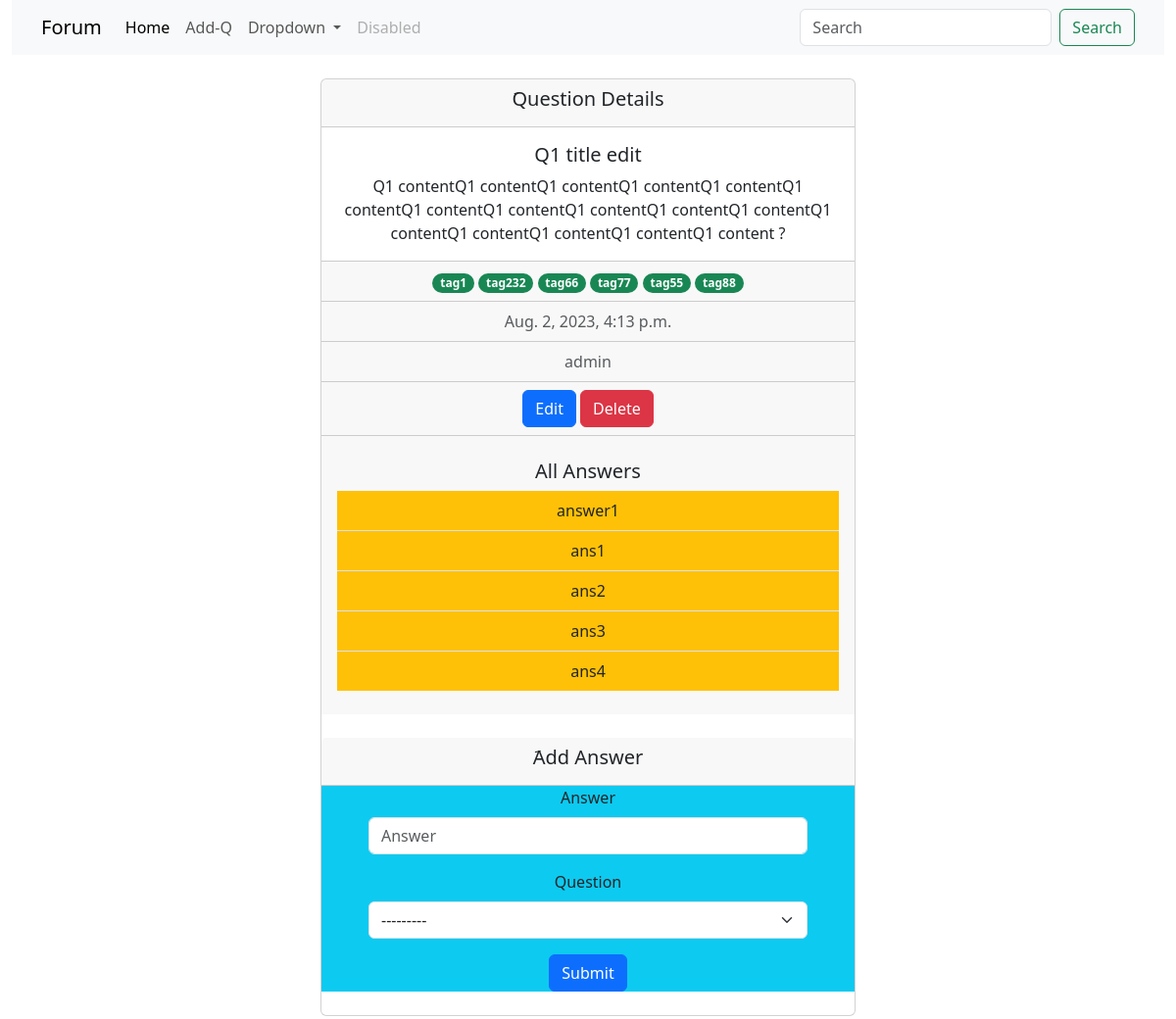
Screenshot of /questions/1 with the database file from the repository.
### forum/models.py (models this page shows, shortened)
class Question(models.Model):
    author = models.ForeignKey(User, related_name='question_user', on_delete=models.CASCADE)
    question = models.CharField(max_length=100)
    created_at = models.DateTimeField(default=timezone.now)
    content = models.TextField(max_length=500)
    tags = TaggableManager()
    def __str__(self):
        return self.question

class Answer(models.Model):
    author = models.ForeignKey(User, related_name='answer_user', on_delete=models.CASCADE)
    answer = models.CharField(max_length=100)
    created_at = models.DateTimeField(default=timezone.now)
    question = models.ForeignKey(Question, related_name='answer_question', on_delete=models.CASCADE)

### forum/views.py (the view, shortened to what this page needs)
# urls.py: path('questions/<int:pk>', QuestionDatail.as_view()),
class QuestionDatail(DetailView):
    model = Question
    template_name = 'forum/question_details.html'
    def get_context_data(self, **kwargs):
        context = super().get_context_data(**kwargs)
        q = self.object
        context['answers'] = Answer.objects.filter(question=q)
        context['answer_form'] = AnswerForm
        return context

### forum/templates/forum/question_details.html (shortened to what this page needs)
<!doctype html>
<html lang="en">
<head>
    <link rel="stylesheet" href="https://cdnjs.cloudflare.com/ajax/libs/bootstrap/5.3.0/css/bootstrap.min.css"
 />
    {% load bootstrap5 %}
    {% bootstrap_css %}
</head>
<body>
    <div class="container-fluid">
        <nav class="navbar navbar-expand-lg bg-body-tertiary">
            <div class="container">
                <a class="navbar-brand" href="#">Forum</a>
                <div class="collapse navbar-collapse" id="navbarSupportedContent">
                    <ul class="navbar-nav me-auto mb-2 mb-lg-0">
                        <li class="nav-item">
                            <a class="nav-link active" aria-current="page"
                                href="http://127.0.0.1:8000/questions/">Home</a>
                        </li>
                        <li class="nav-item">
                            <a class="nav-link" href="http://127.0.0.1:8000/questions/add">Add-Q</a>
                        </li>
                        <li class="nav-item dropdown">
                            <a class="nav-link dropdown-toggle" href="#" role="button" data-bs-toggle="dropdown"
                                aria-expanded="false">
                                Dropdown
                            </a>
                        </li>
                        <li class="nav-item">
                            <a class="nav-link disabled" aria-disabled="true">Disabled</a>
                        </li>
                    </ul>
                    <form class="d-flex" role="search">
                        <input class="form-control me-2" type="search" placeholder="Search" aria-label="Search">
                        <button class="btn btn-outline-success" type="submit">Search</button>
                    </form>
                </div>
            </div>
        </nav>
        <div class="container my-4">
            <div class="row">
                <div class="col-6 mx-auto">
                    <div class="card text-center">
                        <div class="card-header">
                            <h5 class="card-title">َQuestion Details</h5>
                        </div>
                        <div class="card-body">
                            <h5 class="card-title">{{object}}</h5>
                            <p class="card-text">{{object.content}}</p>
                        </div>
                        <div class="card-footer text-body-secondary">
                            {% for tag in object.tags.all %}
                            <span class="badge rounded-pill bg-success">{{tag}}</span>
                            {% endfor %}
                        </div>
                        <div class="card-footer text-body-secondary">{{object.created_at}}</div>
                        <div class="card-footer text-body-secondary">{{object.author}}</div>
                        <div class="card-footer text-body-secondary">
                            <a href="{{object.pk}}/edit" class="btn btn-primary">Edit</a>
                            <a href="{{object.pk}}/delete" class="btn btn-danger">Delete</a>
                        </div>
                        <div class="card-footer py-4">
                            <h5>All Answers</h5>
                            <ul class="list-group list-group-flush">
                                {% for answer in answers %}
                                <li class="list-group-item bg-warning">{{answer.answer}}</li>
                                {% endfor %}
                            </ul>
                        </div>
                        <div class="py-4">
                            <div class="card-header">
                                <h5 class="card-title">َAdd Answer</h5>
                            </div>
                            <form action="" method="post" class="bg-info px-5">
                                {% bootstrap_form answer_form %}
                                {% buttons %}
                                <button type="submit" class="btn btn-primary">
                                    Submit
                                </button>
                                {% endbuttons %}
                            </form>
                        </div>
                    </div>
                </div>
            </div>
        </div>
    </div>
</body>
</html>

### rows the page displays
Question: question "Q1 title edit", content "Q1 contentQ1 contentQ1 contentQ1 contentQ1 contentQ1 contentQ1 contentQ1 contentQ1 contentQ1 contentQ1 contentQ1 contentQ1 contentQ1 contentQ1 contentQ1 content ?", created_at "Aug. 2, 2023, 4:13 p.m.", author "admin", question "---------"
Tag: name "tag1"
Tag: name "tag232"
Tag: name "tag66"
Tag: name "tag77"
Tag: name "tag55"
Tag: name "tag88"
Answer: answer "answer1"
Answer: answer "ans1"
Answer: answer "ans2"
Answer: answer "ans3"
Answer: answer "ans4"
